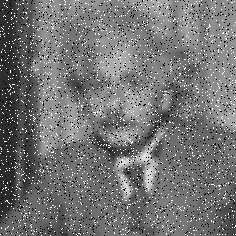
#> input picture PythonProjecct/images/resim.jpg, 236 x 236 px
$ python 8-tuz--biber.py
#> lines starting #> are read from the running program, lines starting #| are printed output that depends on the picture
import cv2
import numpy as np


file_path = 'images/resim.jpg'
img = cv2.imread(file_path, cv2.IMREAD_GRAYSCALE)
#> img is the input picture: shape (236, 236); min 0, max 255, mean 115.7

def median_filter(img, size):
#> called with size = 3
    result = np.zeros_like(img, dtype=np.uint8)
    img = np.pad(img, (size // 2, size // 2), mode='constant')
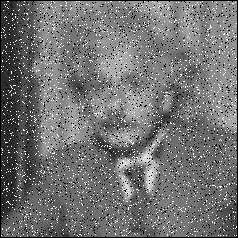
#> img: shape (238, 238); min 0, max 255, mean 113.8

    rows, cols = img.shape
#> rows = 238; cols = 238

    for i in range(size // 2, rows - size // 2):
        for j in range(size // 2, cols - size // 2):
            neighbors = img[i - size // 2:i + size // 2 + 1, j - size // 2:j + size // 2 + 1].flatten()
            result[i - size // 2, j - size // 2] = np.median(neighbors)
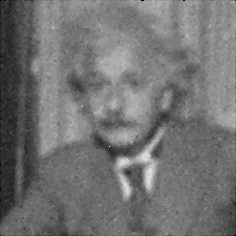
#> result: shape (236, 236); min 0, max 246, mean 114

    return result

def mean_filter(img, size):
#> called with size = 3
    result = np.zeros_like(img, dtype=np.uint8)
    img = np.pad(img, (size // 2, size // 2), mode='constant')

    rows, cols = img.shape
#> rows = 238; cols = 238

    for i in range(size // 2, rows - size // 2):
        for j in range(size // 2, cols - size // 2):
            neighbors = img[i - size // 2:i + size // 2 + 1, j - size // 2:j + size // 2 + 1].flatten()
            result[i - size // 2, j - size // 2] = int(np.mean(neighbors))
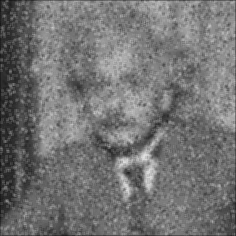
#> result: shape (236, 236); min 18, max 226, mean 114.7

    return result

if img is None:
    print(f"Resim yüklenemedi. Lütfen dosya yolunu kontrol edin: {file_path}")
    exit()

median_filtered_img = median_filter(img, size=3)
mean_filtered_img = mean_filter(img, size=3)

cv2.imshow('Gürültülü Resim', img)
cv2.imshow('Medyan Filtreli Resim', median_filtered_img)
cv2.imshow('Ortalama Filtreli Resim', mean_filtered_img)
cv2.waitKey(0)
cv2.destroyAllWindows()

$ run again, with PythonProjecct/images/bitplane.jpg copied over PythonProjecct/images/resim.jpg
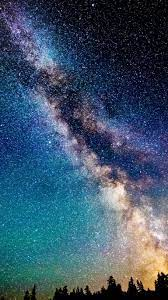
#> input picture PythonProjecct/images/bitplane.jpg, 168 x 300 px
#> in median_filter, `img = np.pad(img, (size // 2, size // 2), mode='constant')`:
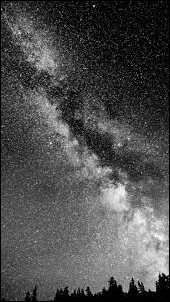
#> img: shape (302, 170); min 0, max 255, mean 77.7
#> after the loop in median_filter, `for i in range(size // 2, rows - size // 2):`:
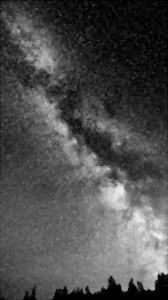
#> result: shape (300, 168); min 0, max 242, mean 77.5
